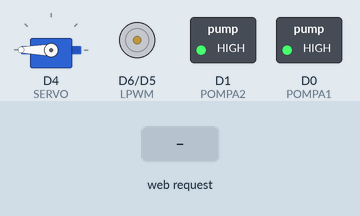
Bench run of a program on a simulated ESP8266 (NodeMCU). On the bench: servo, motor-driver pin pairs drawn as motors (green arrow = first pin HIGH = forward, orange = second pin HIGH = backward, longer = more drive, scaled by the enable pin), switched loads named in the program (green lamp = pin HIGH). The inputs (shaded band) are chosen by the test bench. WiFi joins after 1.5 s; servers stay silent unless stated; what the program prints to the serial monitor is not drawn.

Above: at 3.7 s.
3.8 s: HTTP request GET /SW/0/0 received
At 4.3 s:
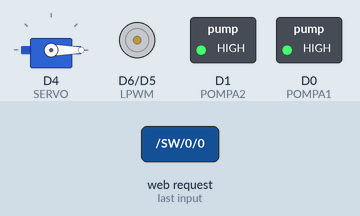
5.3 s: HTTP request GET /SW/1/0 received
At 6.5 s:
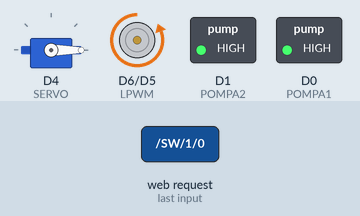
6.8 s: HTTP request GET /SW/0/1 received
At 7.8 s:
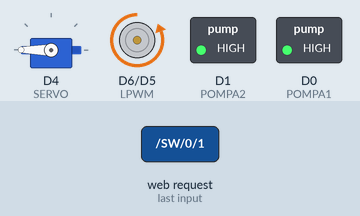
8.3 s: HTTP request GET /SW/2/0 received
At 9.0 s:
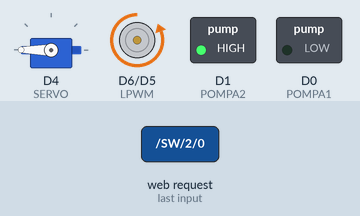
9.8 s: HTTP request GET /SW/1/1 received
At 10.2 s:
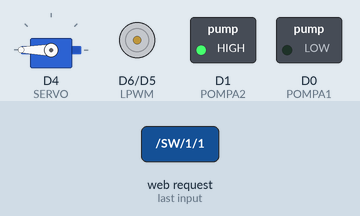
11.3 s: HTTP request GET /SW/3/0 received
At 12.5 s:
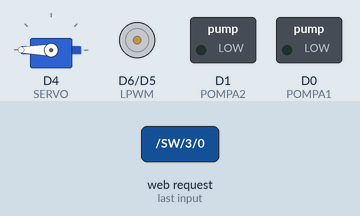
Timing chart, 0 to 13.8 s (numbered marks = the images above; inputs shaded):
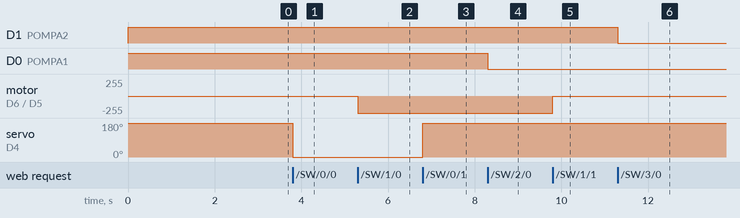

The program:

main.cpp
```cpp
#include <Arduino.h>
#include <ESP8266WiFi.h>
#include <Servo.h>

// Global Var
#ifndef STASSID
#define STASSID "PAIO"
#define STAPSK "complexity"
#endif

#define RPWM D5
#define LPWM D6
#define EN D2
#define SERVO D4
#define POMPA1 D0
#define POMPA2 D1

const char *ssid = STASSID;
const char *password = STAPSK;

//Switch State
int SW0;
int SW1;
int SW2;
int SW3;

// Set Static IP Configuration
IPAddress local_IP(192, 168, 0, 101);
IPAddress gateway(192, 168, 0, 1);
IPAddress subnet(255, 255, 255, 0);

// Set server Port
WiFiServer server(80);
Servo myservo;

void setup()
{
  SW0 = 1;
  SW1 = 1;
  SW2 = 1;
  SW3 = 1;
  Serial.begin(115200);
  pinMode(SERVO,OUTPUT);
  pinMode(RPWM,OUTPUT);
  pinMode(LPWM,OUTPUT);
  pinMode(EN,OUTPUT);
  pinMode(POMPA1, OUTPUT);
  pinMode(POMPA2, OUTPUT);
  digitalWrite(POMPA1, HIGH);
  digitalWrite(POMPA2, HIGH);

  myservo.attach(SERVO);
  myservo.write(180);
  delay(1000);


  // Clear the serial output
  Serial.println(F(""));
  Serial.println(F(""));
  Serial.print(F("Connecting to : "));
  Serial.println(ssid);

  // Setting Static IP Address to NodeMCU
  if (!WiFi.config(local_IP, gateway, subnet))
  {
    Serial.println(F("STA Failed to configure"));
  }

  /* Explicitly set the ESP8266 to be a WiFi-client, otherwise, it by default,
     would try to act as both a client and an access-point and could cause
     network-issues with your other WiFi-devices on your WiFi-network. */
  WiFi.mode(WIFI_STA);
  WiFi.begin(ssid, password);

  while (WiFi.status() != WL_CONNECTED)
  {
    delay(500);
    Serial.print(F("."));
  }
  Serial.println(F(""));

  Serial.println(F(""));
  Serial.println(F("WiFi Connected"));
  Serial.print(F("IP Address : "));
  Serial.println(WiFi.localIP());
  Serial.println(F(""));

  server.begin();
  Serial.println(F("Server Started"));
}

void loop()
{
  WiFiClient client = server.available();

  if (!client)
    return;

  Serial.println(F("New Client"));

  // Default value 1000
  client.setTimeout(5000);

  // Read the request
  String req = client.readStringUntil('\r');
  Serial.println(F("Request: "));
  Serial.println(req);

  if (req.indexOf(F("/SW/0/0")) != -1)
  {
    SW0 = 0;
    myservo.write(0);
    delay(1000);
  }

  else if (req.indexOf(F("/SW/0/1")) != -1)
  {
    SW0 = 1;
    myservo.write(180);
    delay(1000);
  }

  else if (req.indexOf(F("/SW/1/0")) != -1)
  {
    SW1 = 0;
    digitalWrite(EN, HIGH);
    analogWrite(RPWM, 255);
    analogWrite(LPWM, 0);
  }


  else if (req.indexOf(F("/SW/1/1")) != -1)
  {
    SW1 = 1;
    digitalWrite(EN, LOW);
    analogWrite(RPWM, 0);
    analogWrite(LPWM, 0);
  }

  else if (req.indexOf(F("/SW/2/0")) != -1)
   {
    SW2 = 0;
    digitalWrite(POMPA1, SW2);
   }

  else if (req.indexOf(F("/SW/2/1")) != -1)
  {
    SW2 = 1;
    digitalWrite(POMPA1, SW2);
  }

  else if (req.indexOf(F("/SW/3/0")) != -1)
  {
    SW3 = 0;
    digitalWrite(POMPA2, SW3);
  }

  else if (req.indexOf(F("/SW/3/1")) != -1)
  {
    SW3 = 1;
    digitalWrite(POMPA2, SW3);
  }

  while (client.available())
    client.read();


  /*
  Format for JSON data
  {"SW0": X,
  "SW1": X,
  "SW2": X}
  */

  client.print(F("HTTP/1.1 200 OK\r\nContent-Type: application/json\r\n\r\n"));
  client.print(F("{\"SW0\":"));
  client.print(SW0);
  client.print(F(",\"SW1\":"));
  client.print(SW1);
  client.print(F(",\"SW2\":"));
  client.print(SW2);
  client.print(F(",\"SW3\":"));
  client.print(SW3);
  client.print(F("}\r\n\r\n"));
  Serial.println(F("Disconnecting from client"));
}
```

Measured:
- after the input at 3.8 s, servo on D4 (SERVO): 180° → 0° at once
- after the input at 5.3 s, motor on D6 (LPWM) / D5 (RPWM): stopped → backward 255/255 at once
- after the input at 6.8 s, servo on D4 (SERVO): 0° → 180° at once
- after the input at 8.3 s, D0 (POMPA1): HIGH → LOW at once
- after the input at 9.8 s, motor on D6 (LPWM) / D5 (RPWM): backward 255/255 → stopped at once
- after the input at 11.3 s, D1 (POMPA2): HIGH → LOW at once
